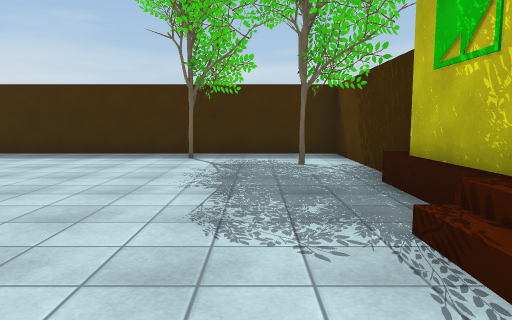
view 1 (above)

16 first-person views from a walk through a Unity game level. The camera is 1.4 m above the floor, tilts 6° down and sees 70° across. The floor is counted in squares, 2 m on a side. Each view is taken from the middle of a square. On the plan, view 1 faces up. The plan holds only what a view shows up to about 11 squares ahead; the rest is blank. The place goes on beyond the plan. The player is left out. Some surface patterns are stand-ins.

view 2
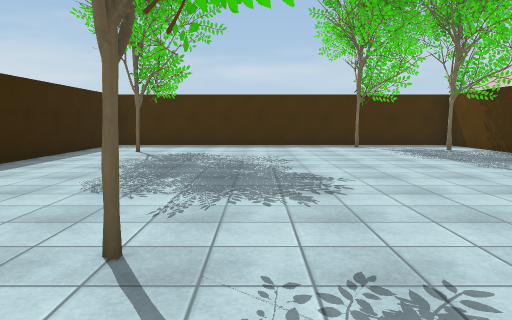

view 3
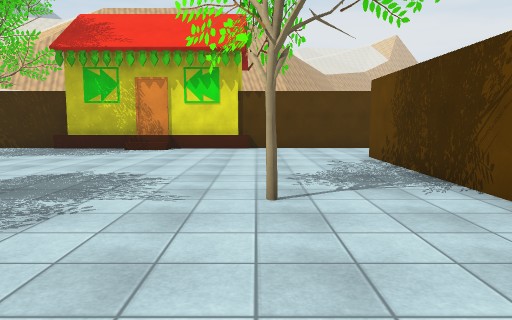

view 4
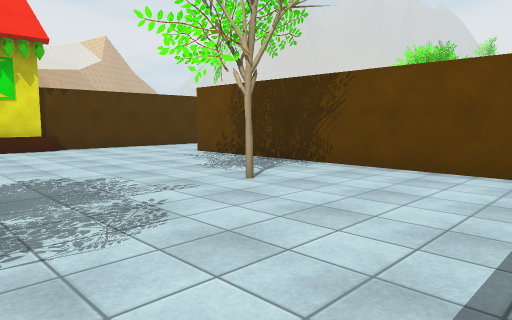

view 5
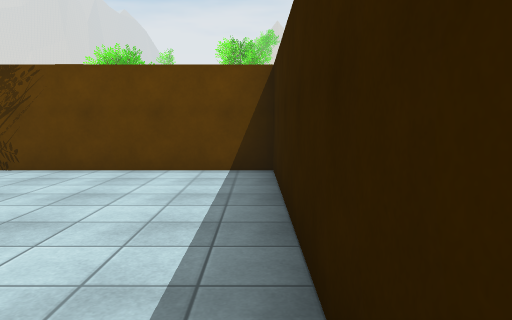

view 6
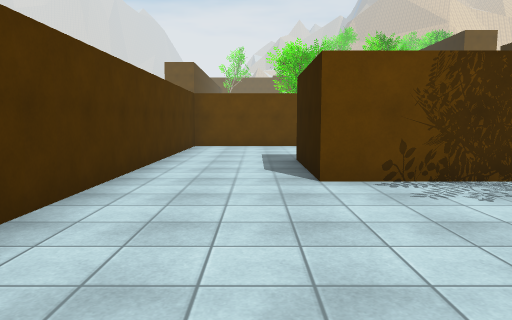

view 7
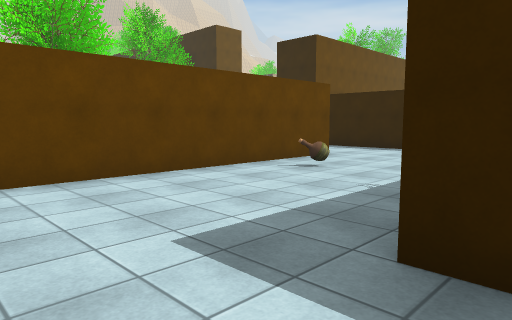

view 8
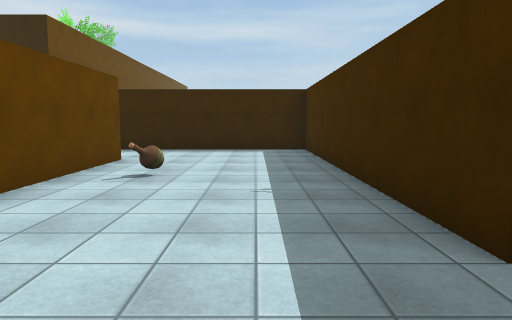

view 9
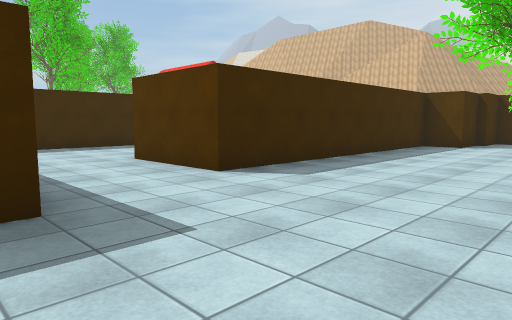

view 10
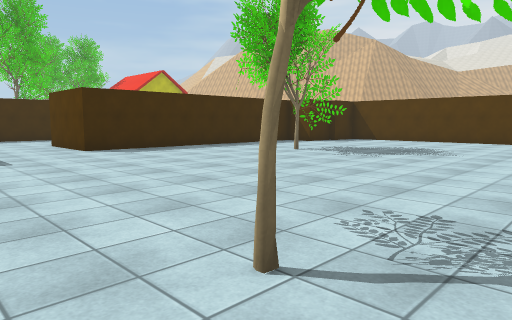

view 11
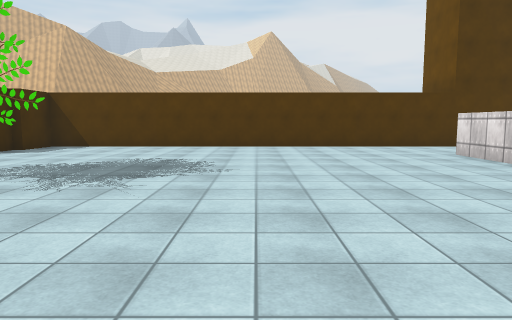

view 12
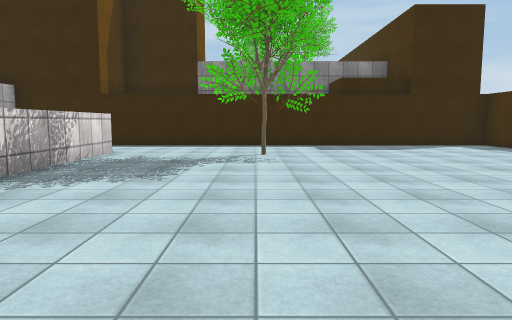

view 13
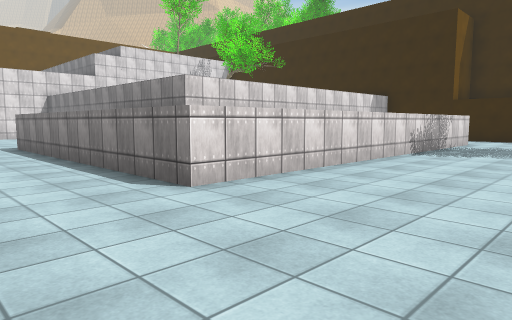

view 14
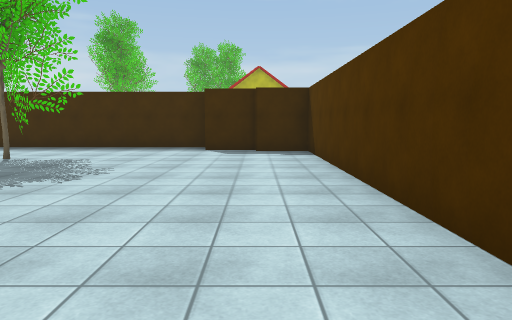

view 15
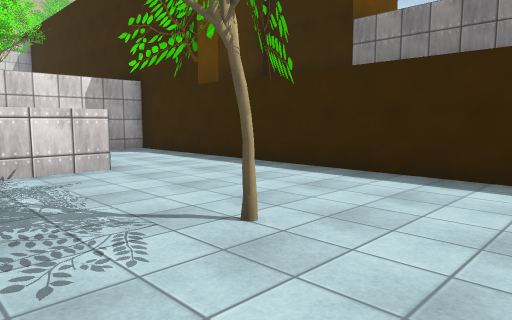

view 16
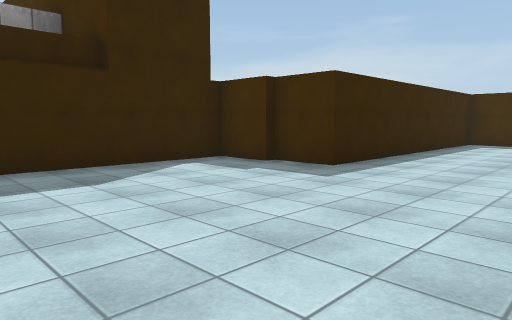

### Floor plan
Points are (right, up) in squares from view 1. A wall is a line through its corners. A room is listed if a view was taken in it or the views show most of it. See-through windows are left out.
Room 1 (views 1, 2, 3, 4, 5, 6)
walls: (1.7, 4.4) (1.7, 8) (-8.1, 8); (1.7, -3.5) (1.7, -0.5); (-8.3, 7.2) (-8.3, -3.3) (-0.8, -3.3)
ways out: opening at (0.5, -4.5) to room 2
objects: tree (-6, 6); tree (-4, -1); tree (-1, 7); tree (1, 6); house (2, 4)
Room 2 (views 7, 8, 9, 10, 11, 12, 13, 14, 15, 16)
walls: (3, -13) (1.7, -13) (1.7, -12) (-5.7, -12) (-5.7, -9.5) (1.7, -9.5) (1.7, -3.5); (-9.5, -13.2) (-10.8, -13.2) (-10.8, -26.5); (-8.4, -23.2) (1.7, -23.2) (1.7, -26.5); (4.3, -24.8) (4.3, -13.2) (3, -13.2); (-0.8, -3.3) (-0.8, -5.7) (-8.3, -5.7) (-8.3, -13) (-9.5, -13)
ways out: opening at (0.5, -4.5) to room 1
objects: tree (-8, -20) to (-7, -19); other object (-4, -8); tree (-2, -16) to (-1, -15)

Where each view was taken, in squares from view 1:
view 1: 0 up, 0 right, facing up
view 2: 3 down, 4 left, facing up
view 3: 1 down, 8 left, facing right
view 4: 2 up, 8 left, facing down-right
view 5: 2 up, 8 left, facing down
view 6: 1 up, 0 right, facing down
view 7: 5 down, 1 right, facing down-left
view 8: 7 down, 1 right, facing left
view 9: 16 down, 9 left, facing up-right
view 10: 21 down, 9 left, facing up-right
view 11: 19 down, 6 left, facing right
view 12: 20 down, 0 right, facing left
view 13: 20 down, 4 right, facing down-left
view 14: 22 down, 3 right, facing up
view 15: 18 down, 6 left, facing down-left
view 16: 18 down, 5 left, facing up-left
